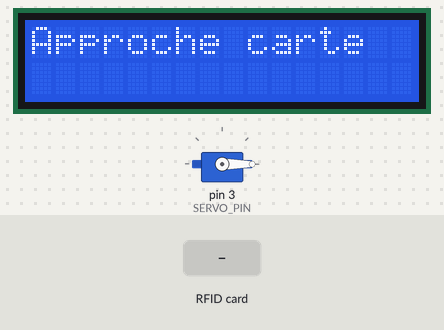
Simulated run of this sketch. Board: Arduino Uno, built with avr-gcc and run on an emulated ATmega328P. Parts: 16×2 character LCD, servo. Inputs (shaded band) come from the test bench. What the sketch prints to the serial monitor is not drawn.

Above: at 2.3 s.
2.4 s: RFID card BB B9 3A 06 held to the reader
At 3.0 s:
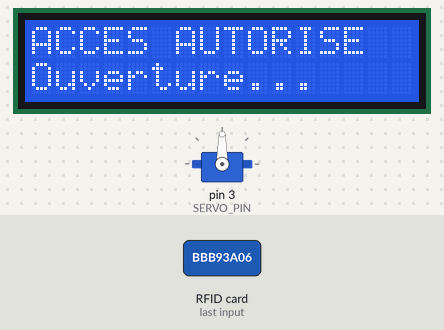
3.9 s: RFID card 5E 7A 19 C4 held to the reader
At 5.9 s:
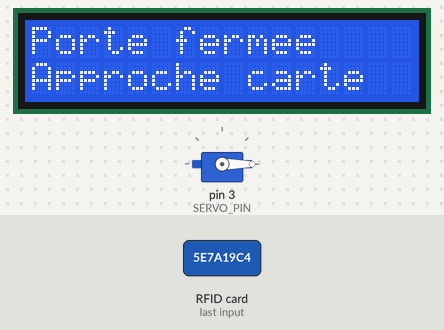
At 6.7 s:
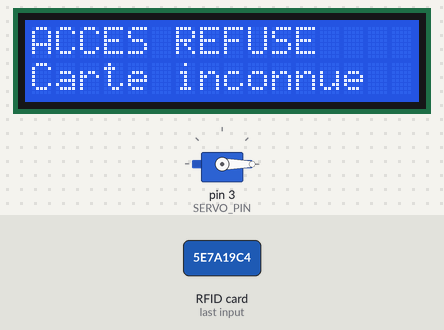
Timing chart, 0 to 8.2 s (numbered marks = the images above; inputs shaded):
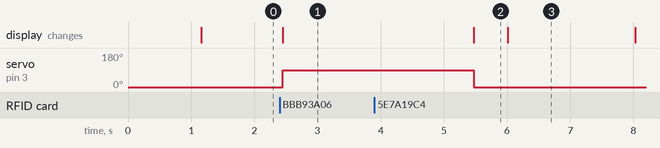

Measured:
- after the input at 2.4 s, servo on pin 3 (SERVO_PIN): 0° → 90° after 0.05 s; the display: changes after 0.05 s (image 1)
- after the input at 3.9 s, the display: first differs from a run without the input after 2.1 s (image 3)
- what the display in image 2 shows lasts 0.5 s, from 5.5 s to 6.0 s

The sketch:

sketch_jan27a_RFID_door_lock_access_control_system.ino
```cpp
#include <SPI.h>
#include <MFRC522.h>
#include <Wire.h>
#include <LiquidCrystal_I2C.h>
#include <Servo.h>

// ---------- RFID ----------
#define SS_PIN 10
#define RST_PIN 9
MFRC522 rfid(SS_PIN, RST_PIN);

// ---------- LCD ----------
LiquidCrystal_I2C lcd(0x27, 16, 2);

// ---------- SERVO ----------
Servo lockServo;
const int SERVO_PIN = 3;
const int LOCKED_ANGLE = 0;
const int UNLOCKED_ANGLE = 90;

// UID autorisé (remplace si besoin)
byte allowedUID[4] = {0xBB, 0xB9, 0x3A, 0x06};

bool uidMatches() {
  if (rfid.uid.size != 4) return false;
  for (byte i = 0; i < 4; i++) {
    if (rfid.uid.uidByte[i] != allowedUID[i]) return false;
  }
  return true;
}

void showMessage(const char* l1, const char* l2) {
  lcd.clear();
  lcd.setCursor(0,0);
  lcd.print(l1);
  lcd.setCursor(0,1);
  lcd.print(l2);
}

void setup() {
  Serial.begin(9600);

  // LCD
  lcd.init();
  lcd.backlight();
  showMessage("RFID Door Lock", "Initialisation");

  // Servo
  lockServo.attach(SERVO_PIN);
  lockServo.write(LOCKED_ANGLE);

  // RFID
  pinMode(SS_PIN, OUTPUT);
  digitalWrite(SS_PIN, HIGH);

  SPI.begin();
  SPI.beginTransaction(SPISettings(1000000, MSBFIRST, SPI_MODE0));
  rfid.PCD_Init();
  rfid.PCD_AntennaOn();

  delay(1000);
  showMessage("Approche carte", "");
  Serial.println("Systeme pret.");
}

void loop() {
  if (!rfid.PICC_IsNewCardPresent()) return;
  if (!rfid.PICC_ReadCardSerial()) return;

  Serial.print("UID: ");
  for (byte i = 0; i < rfid.uid.size; i++) {
    Serial.print(rfid.uid.uidByte[i], HEX);
    Serial.print(" ");
  }
  Serial.println();

  if (uidMatches()) {
    showMessage("ACCES AUTORISE", "Ouverture...");
    lockServo.write(UNLOCKED_ANGLE);
    delay(3000);
    lockServo.write(LOCKED_ANGLE);
    showMessage("Porte fermee", "Approche carte");
  } else {
    showMessage("ACCES REFUSE", "Carte inconnue");
    delay(2000);
    showMessage("Approche carte", "");
  }

  rfid.PICC_HaltA();
  rfid.PCD_StopCrypto1();
  delay(500);
}
```
